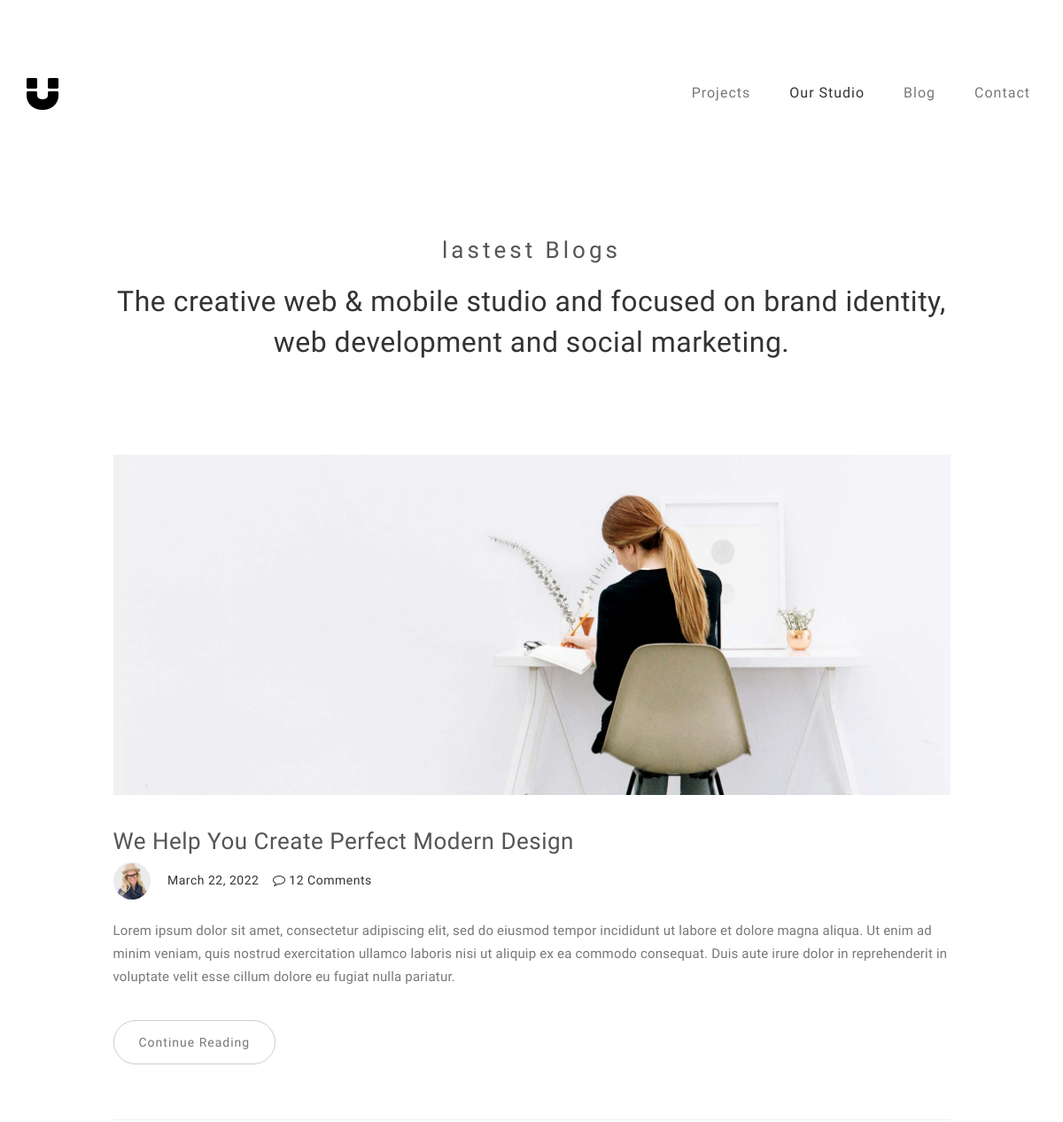
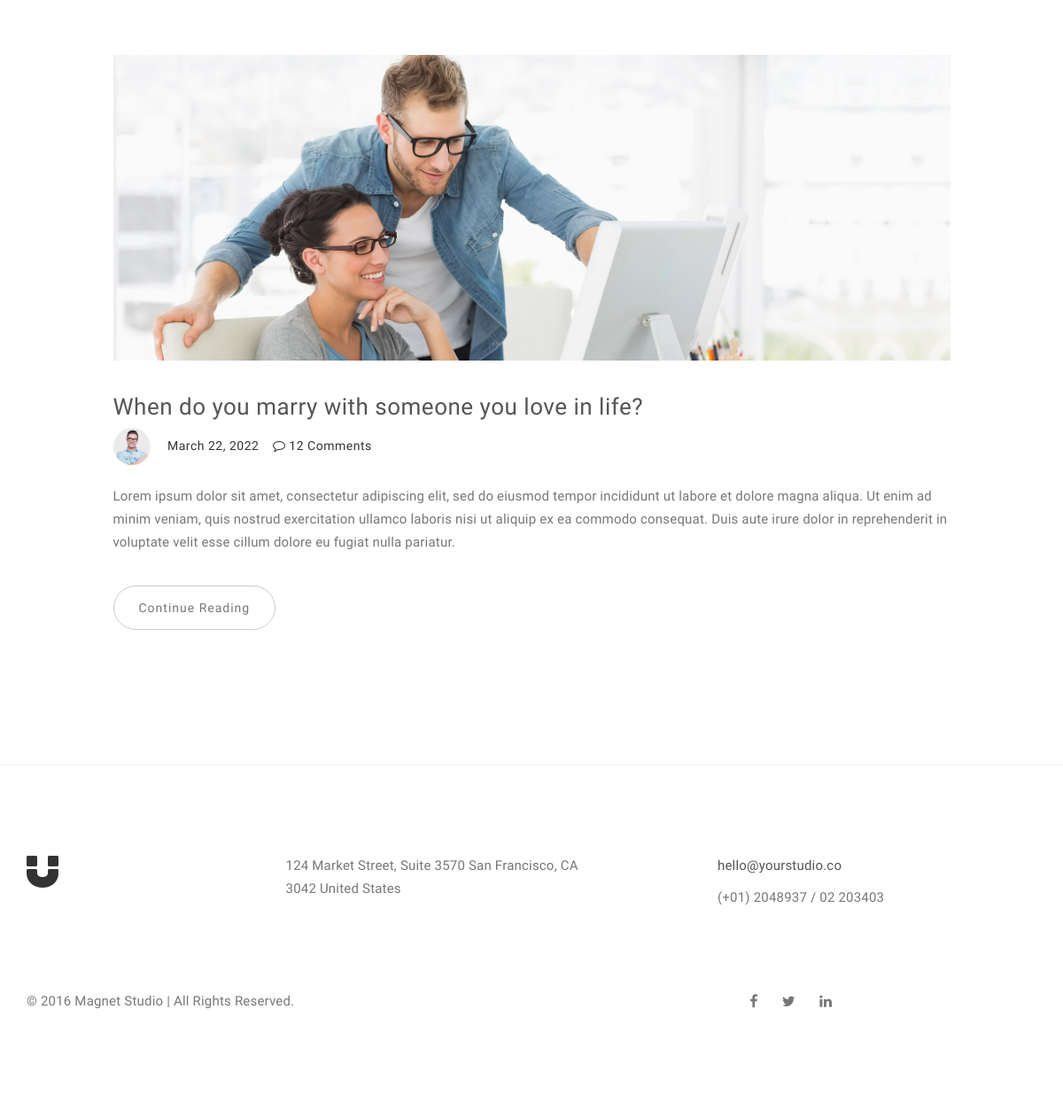
Screenshot of /blog/ with the database file from the repository (2 pictures, top to bottom).
### blog/models.py (models this page shows, shortened)
class blog_header(models.Model):
    title_1 = models.CharField(max_length=50, blank = False, null = False)
    title_2 = models.TextField(max_length=127, blank = False, null = False)
    class Meta:
        verbose_name = 'blog_header'

class blog_Post(models.Model):
    blog_image = models.ImageField(upload_to = 'blog-post-image/')
    title = models.CharField(max_length=127,)
    author = models.CharField(max_length=127, default='Admin')
    author_about = models.TextField(max_length=500, default='')
    author_position = models.CharField(max_length=127, )
    author_image = models.ImageField(upload_to = 'blog-author-image/')
    blog_date = models.DateField(auto_now=True)
    blog_text1 = models.TextField(max_length=500, default='')
    blog_text2 = models.TextField(max_length=500, default='')
    blog_text3 = models.TextField(max_length=500, default='')
    title_2 = models.CharField(max_length=127, default='')
    blog_text4 = models.TextField(max_length=500, default='')
    blog_text5 = models.TextField(max_length=500, default='')
    class Meta:
        ordering = ['-blog_date']
        verbose_name = 'blog_Post'

### blog/views.py (the view)
# urls.py: 2. Add a URL to urlpatterns:  path('blog/', include('blog.urls'))
def blog(request):
    blog3 = blog_header.objects.all()
    blogs = blog_Post.objects.all()
    comment = Comment.objects.filter(status='approve')
    context = {
        'blog': blogs,
        'blog2': blog3,
        'comment': comment
    }
    return render (request, 'blog.html', context = context)

### blog/templates/blog.html (shortened to what this page needs)
{% extends 'base.html' %}
{% load static %}
{% block content %}
<section id="blog">
     <div class="container">
          <div class="row">
               <div class="col-md-offset-1 col-md-10 col-sm-12">
                    <div class="section-title">
                         {% for blog3 in blog2 %}
                         <h3>{{blog3.title_1}}</h3>
                         <h2>{{blog3.title_2}}</h2>
                         {% endfor %}
                    </div>
                    {% for new_blog in blog %}
                    <div class="blog-post-thumb">
                         <div class="blog-post-image">
                              <a href="{% url 'blog:blog-detail' new_blog.pk %}">
                                   <img src="{{new_blog.blog_image.url}}" class="img-responsive" alt="Blog Image">
                              </a>
                         </div>
                         <div class="blog-post-title">
                              <h3><a href="{% url 'blog:blog-detail' new_blog.pk %}">{{new_blog.title}}</a></h3>
                         </div>
                         <div class="blog-post-format">
                              <span><a href="#"><img src="{{new_blog.author_image.url}}" class="img-responsive img-circle">{{blogs.author}}</a></span>
                              <span>{{new_blog.blog_date}}</span>
                              {% with comment.count as total_comments %}
                              <span><a href="#"><i class="fa fa-comment-o"></i> {{total_comments}} Comments</a></span>
                              {% endwith %}
                         </div>
                         <div class="blog-post-des">
                              <p>{{new_blog.blog_text1}}</p>
                              <a href="{% url 'blog:blog-detail' new_blog.pk %}" class="btn btn-default">Continue Reading</a>
                         </div>
                    </div>
                    {% endfor %}
               </div>
          </div>
     </div>
</section>
{% endblock %}

### static/css/style.css (style rules this page uses)
body { background: #ffffff; font-family: 'Work Sans', sans-serif; font-style: normal; font-weight: 300; overflow-x: hidden; }
h1,h2,h3,h4,h5,h6 { font-style: normal; font-weight: 300; letter-spacing: 0.5px; }
h2 { font-size: 32px; line-height: 46px; }
h3 { font-size: 26px; }
p { color: #777; font-size: 15px; font-weight: 300; line-height: 26px; letter-spacing: 0.2px; }
html { -webkit-font-smoothing: antialiased; }
a { color: #4d638c; -webkit-transition: 0.5s; -o-transition: 0.5s; transition: 0.5s; text-decoration: none !important; }
* { -webkit-box-sizing: border-box; -moz-box-sizing: border-box; box-sizing: border-box; }
*:before, *:after { -webkit-box-sizing: border-box; -moz-box-sizing: border-box; box-sizing: border-box; }
#portfolio, #about, #blog, #contact, #single-project, #blog-single-post { padding-top: 80px; padding-bottom: 120px; }
.section-title { position: relative; padding-bottom: 62px; text-align: center; }
.section-title h3 { color: #555; font-weight: 400; letter-spacing: 4px; }
.blog-post-thumb { border-bottom: 1px solid #f0f0f0; padding-top: 32px; padding-bottom: 62px; margin-bottom: 32px; }
.blog-post-thumb:last-child { border-bottom: 0px; padding-bottom: 32px; margin-bottom: 0px; }
.blog-post-image { padding-bottom: 18px; width: 100%; }
.blog-post-title a { color: #555; }
.blog-post-format { padding-bottom: 22px; }
.blog-post-format span { letter-spacing: 0.5px; padding-right: 12px; }
.blog-post-format span a { color: #333; }
.blog-post-format span img { display: inline-block; width: 42px; margin-right: 4px; }
.blog-post-des .btn { border-radius: 100px; color: #777; font-weight: 400; letter-spacing: 1px; padding: 14px 28px; margin-top: 26px; transition: all 0.4s ease-in-out; }

### rows the page displays
blog_header: title_1 "lastest Blogs", title_2 "The creative web & mobile studio and focused on brand identity, web development and social marketing."
blog_Post: blog_image (picture), title "We Help You Create Perfect Modern Design", author_image (picture), blog_date "March 22, 2022", total_comments "12", blog_text1 "Lorem ipsum dolor sit amet, consectetur adipiscing elit, sed do eiusmod tempor incididunt ut labore et dolore magna aliqua. Ut enim ad minim veniam, quis nostrud exercitation ullamco laboris nisi ut aliquip ex ea commodo consequat. Duis aute irure dolor in reprehenderit in voluptate velit esse cillum dolore eu fugiat nulla pariatur."
blog_Post: blog_image (picture), title "When do you marry with someone you love in life?", author_image (picture), blog_date "March 22, 2022", total_comments "12", blog_text1 "Lorem ipsum dolor sit amet, consectetur adipiscing elit, sed do eiusmod tempor incididunt ut labore et dolore magna aliqua. Ut enim ad minim veniam, quis nostrud exercitation ullamco laboris nisi ut aliquip ex ea commodo consequat. Duis aute irure dolor in reprehenderit in voluptate velit esse cillum dolore eu fugiat nulla pariatur."
